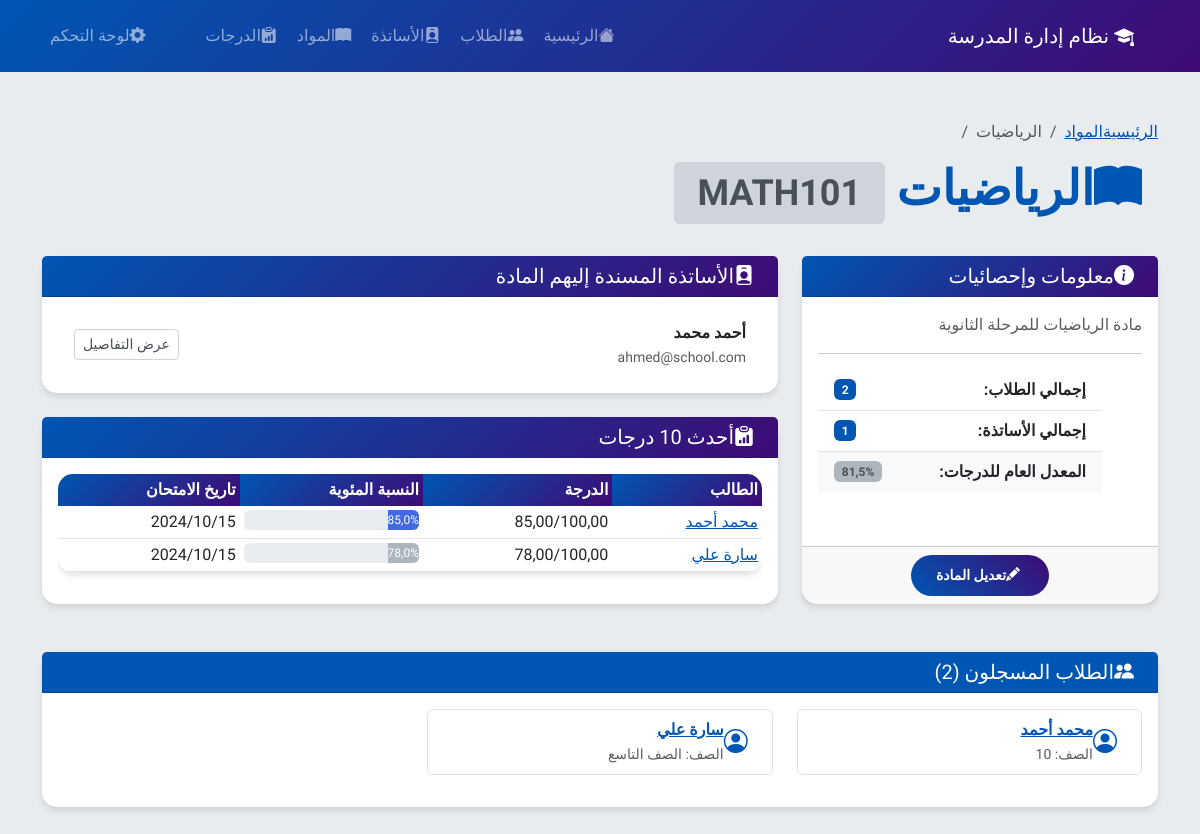
The page /subjects/1/ on the database as committed earlier.
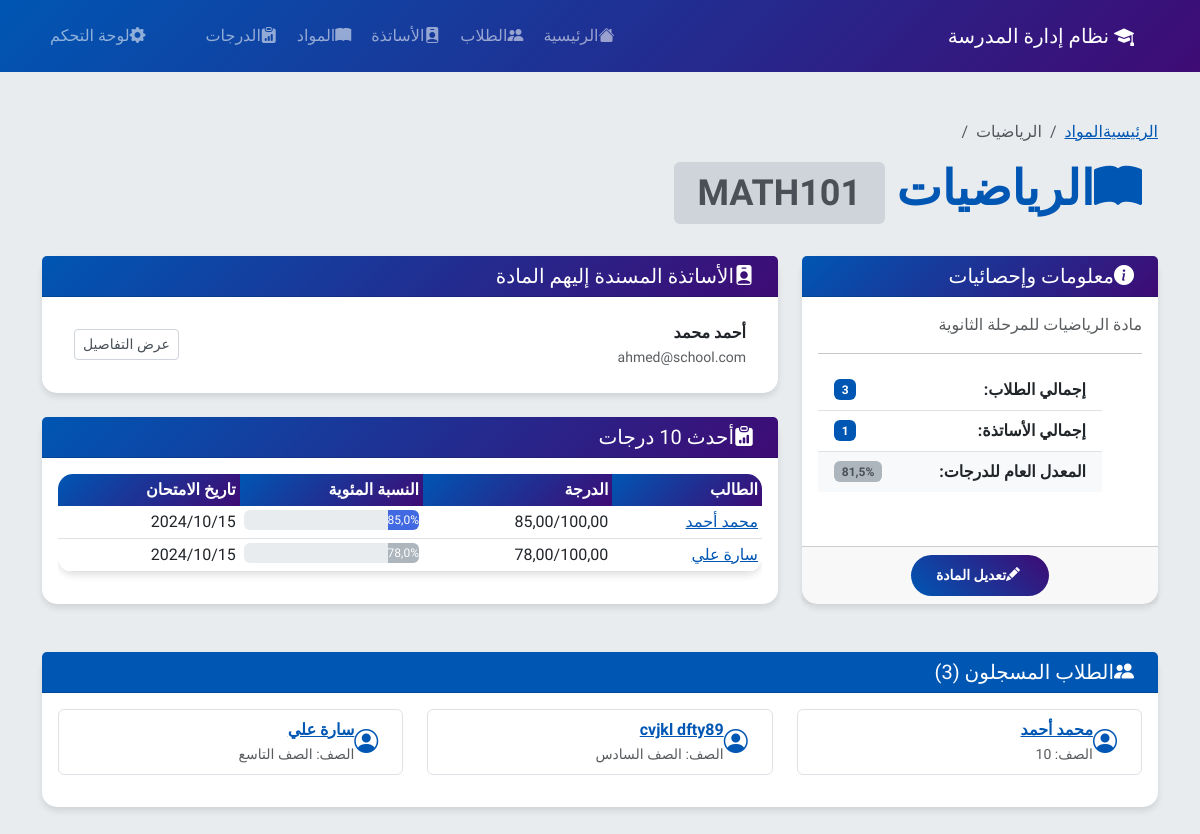
The same page on the database as committed later.
### students_teachers/models.py (models this page shows, shortened)
class Teacher(models.Model):
    GENDER_CHOICES = [
        ('M', 'ذكر'),
        ('F', 'أنثى'),
    ]
    first_name = models.CharField(max_length=50, verbose_name="الاسم الأول")
    last_name = models.CharField(max_length=50, verbose_name="اسم العائلة")
    email = models.EmailField(unique=True, verbose_name="البريد الإلكتروني")
    phone_regex = RegexValidator(regex=r'^\+?1?\d{9,15}$', message="رقم الهاتف يجب أن يكون بالصيغة: '+999999999'. حتى 15 رقم مسموح.")
    phone = models.CharField(validators=[phone_regex], max_length=17, verbose_name="رقم الهاتف")
    gender = models.CharField(max_length=1, choices=GENDER_CHOICES, verbose_name="الجنس")
    date_of_birth = models.DateField(verbose_name="تاريخ الميلاد")
    hire_date = models.DateField(verbose_name="تاريخ التوظيف")
    subjects = models.ManyToManyField(Subject, verbose_name="المواد التي يدرسها")
    address = models.TextField(verbose_name="العنوان")
    salary = models.DecimalField(max_digits=10, decimal_places=2, verbose_name="الراتب")
    is_active = models.BooleanField(default=True, verbose_name="نشط")
    created_at = models.DateTimeField(auto_now_add=True, verbose_name="تاريخ الإنشاء")
    updated_at = models.DateTimeField(auto_now=True, verbose_name="تاريخ التحديث")
    class Meta:
        verbose_name = "أستاذ"
        verbose_name_plural = "الأساتذة"
        ordering = ['first_name', 'last_name']
    @property
    def full_name(self):
        return f"{self.first_name} {self.last_name}"

class Grade(models.Model):
    student = models.ForeignKey(Student, on_delete=models.CASCADE, related_name='grades', verbose_name="الطالب")
    subject = models.ForeignKey(Subject, on_delete=models.CASCADE, verbose_name="المادة")
    teacher = models.ForeignKey(Teacher, on_delete=models.CASCADE, verbose_name="الأستاذ")
    grade = models.DecimalField(max_digits=5, decimal_places=2, verbose_name="الدرجة")
    max_grade = models.DecimalField(max_digits=5, decimal_places=2, default=100, verbose_name="الدرجة العظمى")
    exam_date = models.DateField(verbose_name="تاريخ الامتحان")
    notes = models.TextField(blank=True, verbose_name="ملاحظات")
    created_at = models.DateTimeField(auto_now_add=True, verbose_name="تاريخ الإنشاء")
    class Meta:
        verbose_name = "درجة"
        verbose_name_plural = "الدرجات"
        ordering = ['-exam_date']
        unique_together = ['student', 'subject', 'exam_date']
    @property
    def percentage(self):
        return (self.grade / self.max_grade) * 100

class Student(models.Model):
    GENDER_CHOICES = [
        ('M', 'ذكر'),
        ('F', 'أنثى'),
    ]
    GRADE_CHOICES = [
        ('1', 'الصف الأول'),
        ('2', 'الصف الثاني'),
        ('3', 'الصف الثالث'),
        ('4', 'الصف الرابع'),
        ('5', 'الصف الخامس'),
        ('6', 'الصف السادس'),
        ('7', 'الصف السابع'),
        ('8', 'الصف الثامن'),
        ('9', 'الصف التاسع'),
    ]
    student_id = models.CharField(max_length=20, unique=True, verbose_name="رقم الطالب")
    first_name = models.CharField(max_length=50, verbose_name="الاسم الأول")
    last_name = models.CharField(max_length=50, verbose_name="اسم العائلة")
    email = models.EmailField(blank=True, verbose_name="البريد الإلكتروني")
    phone_regex = RegexValidator(regex=r'^\+?1?\d{9,15}$', message="رقم الهاتف يجب أن يكون بالصيغة: '+999999999'. حتى 15 رقم مسموح.")
    phone = models.CharField(validators=[phone_regex], max_length=17, blank=True, verbose_name="رقم الهاتف")
    gender = models.CharField(max_length=1, choices=GENDER_CHOICES, verbose_name="الجنس")
    date_of_birth = models.DateField(verbose_name="تاريخ الميلاد")
    grade = models.CharField(max_length=2, choices=GRADE_CHOICES, verbose_name="الصف")
    enrollment_date = models.DateField(verbose_name="تاريخ التسجيل")
    subjects = models.ManyToManyField(Subject, verbose_name="المواد المسجل بها")
    address = models.TextField(verbose_name="العنوان")
    parent_name = models.CharField(max_length=100, verbose_name="اسم ولي الأمر")
    parent_phone = models.CharField(validators=[phone_regex], max_length=17, verbose_name="هاتف ولي الأمر")
    is_active = models.BooleanField(default=True, verbose_name="نشط")
    created_at = models.DateTimeField(auto_now_add=True, verbose_name="تاريخ الإنشاء")
    updated_at = models.DateTimeField(auto_now=True, verbose_name="تاريخ التحديث")
    class Meta:
        verbose_name = "طالب"
        verbose_name_plural = "الطلاب"
        ordering = ['grade', 'first_name', 'last_name']
    @property
    def full_name(self):
        return f"{self.first_name} {self.last_name}"

### students_teachers/views.py (the view)
# urls.py: path('subjects/<int:subject_id>/', views.subject_detail, name='subject_detail'),
def subject_detail(request, subject_id):
    subject = get_object_or_404(Subject, id=subject_id)
    teachers = subject.teacher_set.filter(is_active=True)
    students = subject.student_set.filter(is_active=True)
    grades = Grade.objects.filter(subject=subject).order_by('-exam_date')
    avg_grade = grades.aggregate(avg=Avg('grade'))['avg']
    context = {
        'subject': subject,
        'teachers': teachers,
        'students': students,
        'grades': grades[:10],  # أحدث 10 درجات
        'avg_grade': avg_grade,
    }
    return render(request, 'students_teachers/subject_detail.html', context)

### students_teachers/templates/students_teachers/subject_detail.html (shortened to what the changed rows need)
{% extends 'students_teachers/base.html' %}
{% block content %}
<div class="row mb-4">
    <div class="col-12">
        <h1 class="display-5 fw-bold" style="color: #0056b3;">
            <i class="bi bi-book-fill me-3"></i>{{ subject.name }}
            <span class="badge" style="background-color: #ced4da; color: #495057;">{{ subject.code }}</span>
        </h1>
    </div>
</div>
<div class="row">
    <div class="col-md-4 mb-4">
        <div class="card h-100">
            <div class="card-body">
                <ul class="list-group list-group-flush">
                    <li class="list-group-item d-flex justify-content-between align-items-center">
                        <strong>إجمالي الطلاب:</strong>
                        <span class="badge" style="background-color: #0056b3;">{{ students|length }}</span>
                    </li>
                </ul>
            </div>
        </div>
    </div>
    <div class="col-md-8 mb-4">
        <div class="card mb-4">
            <div class="card-body">
                {% if teachers %}
                    <div class="list-group list-group-flush">
                        {% for teacher in teachers %}
                        <div class="list-group-item d-flex justify-content-between align-items-center">
                            <div>
                                <strong>{{ teacher.full_name }}</strong>
                                <br>
                                <small class="text-muted">{{ teacher.email|default:"لا يوجد بريد إلكتروني" }}</small>
                            </div>
                            <a href="{% url 'students_teachers:teacher_detail' teacher.id %}" class="btn btn-sm btn-outline-secondary" style="border-color: #ced4da; color: #495057;">
                                عرض التفاصيل
                            </a>
                        </div>
                        {% endfor %}
                    </div>
                {% else %}
                    <p class="text-muted text-center">لا يوجد أساتذة مسندون لهذه المادة حالياً.</p>
                {% endif %}
            </div>
        </div>
        <div class="card">
            <div class="card-body">
                {% if grades %}
                    <div class="table-responsive">
                        <table class="table table-sm table-hover">
                            <thead>
                                <tr>
                                    <th>الطالب</th>
                                    <th>الدرجة</th>
                                    <th>النسبة المئوية</th>
                                    <th>تاريخ الامتحان</th>
                                </tr>
                            </thead>
                            <tbody>
                                {% for grade in grades %}
                                <tr>
                                    <td>
                                        <a href="{% url 'students_teachers:student_detail' grade.student.id %}" style="color: #0056b3;">
                                            {{ grade.student.full_name }}
                                        </a>
                                    </td>
                                    <td>{{ grade.grade }}/{{ grade.max_grade }}</td>
                                    <td>
                                        <div class="progress" style="height: 20px;">
                                            <div class="progress-bar"
                                                role="progressbar"
                                                style="width: {{ grade.percentage }}%; background-color:
                                                    {% if grade.percentage >= 90 %}#0056b3
                                                    {% elif grade.percentage >= 80 %}#4169e1
                                                    {% elif grade.percentage >= 70 %}#adb5bd
                                                    {% else %}#dc3545{% endif %} !important;">
                                                {{ grade.percentage|floatformat:1 }}%
                                            </div>
                                        </div>
                                    </td>
                                    <td>{{ grade.exam_date|date:"Y/m/d" }}</td>
                                </tr>
                                {% endfor %}
                            </tbody>
                        </table>
                    </div>
                {% else %}
                    <p class="text-muted text-center">لا توجد درجات مسجلة لهذه المادة بعد.</p>
                {% endif %}
            </div>
        </div>
    </div>
</div>
<div class="row mt-4">
    <div class="col-12">
        <div class="card">
            <div class="card-header text-white" style="background-color: #0056b3;">
                <h5 class="mb-0">
                    <i class="bi bi-people-fill me-2"></i>الطلاب المسجلون ({{ students|length }})
                </h5>
            </div>
            <div class="card-body">
                {% if students %}
                    <div class="row">
                        {% for student in students %}
                        <div class="col-md-6 col-lg-4 mb-3">
                            <div class="d-flex align-items-center p-2 border rounded">
                                <i class="bi bi-person-circle me-3" style="font-size: 1.5rem; color: #0056b3;"></i>
                                <div>
                                    <strong class="d-block">
                                        <a href="{% url 'students_teachers:student_detail' student.id %}" style="color: #0056b3;">
                                            {{ student.full_name }}
                                        </a>
                                    </strong>
                                    <small class="text-muted">الصف: {{ student.get_grade_display }}</small>
                                </div>
                            </div>
                        </div>
                        {% endfor %}
                    </div>
                {% else %}
                    <p class="text-muted text-center">لا يوجد طلاب مسجلون في هذه المادة حالياً.</p>
                {% endif %}
            </div>
        </div>
    </div>
</div>
{% endblock %}

Rows that differ between the two databases and show on the page:
added Student: full_name "cvjkl dfty89", grade "الصف السادس"
Other text that changed with them:
{{ students|length }}: "2" → "3"
